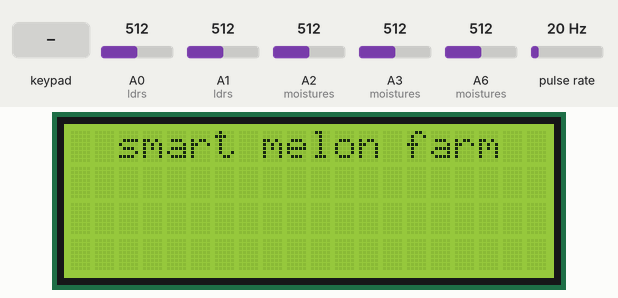
Bench run of a program on a simulated Arduino Nano, built with avr-gcc and run on an emulated ATmega328P. On the bench: 20×4 character LCD. Wiring (inferred from the names in the program): pulse sensor: data pin 2. Inputs (shaded band) come from the test bench; at power-on: pulse rate 20 Hz, A0 (ldrs) = 512, A1 (ldrs) = 512, A2 (moistures) = 512, A3 (moistures) = 512, A6 (moistures) = 512. What the program prints to the serial monitor is not drawn.

Above: at 3.2 s.
3.3 s: pulse rate (sensor on pin 2) set to 4 Hz
At 6.1 s:
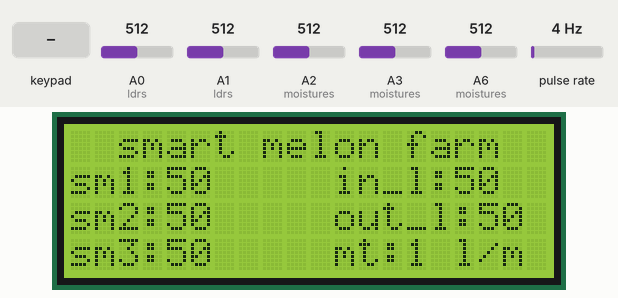
9.3 s: key 'C' pressed
At 10.5 s:
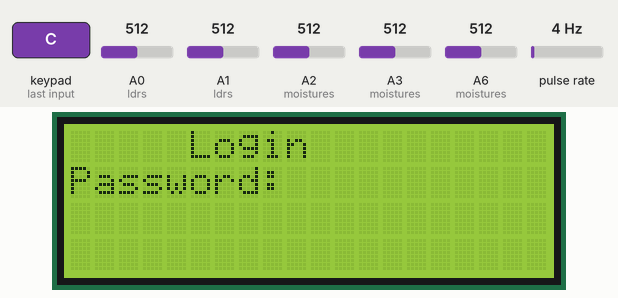
10.8 s: keypad keys 2 0 2 0 0 1 pressed 0.4 s apart
At 14.5 s:
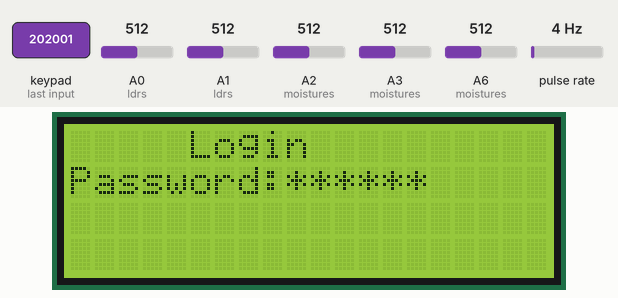
Timing chart, 0 to 15.7 s (numbered marks = the images above; inputs shaded):
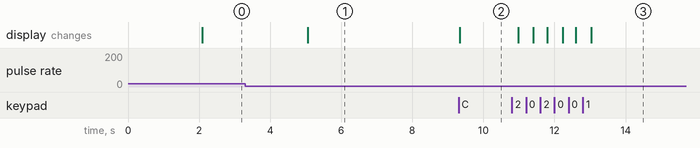

The program:

main.cpp
```cpp
#include <Arduino.h>
#include <Keypad.h>
#include <Wire.h>
#include <LiquidCrystal_I2C.h>
#include <SoftwareSerial.h>
#include <ArduinoJson.h>

#define LDRENVI1 A0
#define LDRENVI2 A1
#define MOISTURE1 A2
#define MOISTURE2 A3
#define MOISTURE3 A6

/*
YF‐ S201 Water Flow Sensor
Water Flow Sensor output processed to read in litres/hour
Adaptation Courtesy: www.hobbytronics.co.uk
*/
volatile int flow_frequency; // Measures flow sensor pulses
// unsigned int l_hour;         // Calculated litres/hour
unsigned int l_min;
unsigned char flowsensor = 2; // Sensor Input
unsigned long cloopTime;

// define keypad row and column
const byte ROWS = 4;
const byte COLS = 4;
char hexaKeys[ROWS][COLS] = {
    {'1', '4', '7', '*'},
    {'2', '5', '8', '0'},
    {'3', '6', '9', '#'},
    {'A', 'B', 'C', 'D'}};
byte rowPins[ROWS] = {12, 11, 10, 9};
byte colPins[COLS] = {8, 7, 6, 5};
Keypad keypad = Keypad(makeKeymap(hexaKeys), rowPins, colPins, ROWS, COLS);
// set the LCD address to 0x27 for a 16 chars and 2 line display
// 0x3F for nano
LiquidCrystal_I2C lcd(0x27, 20, 4);

// Serial pin that sent to esp8266
SoftwareSerial espSerial(3, 4); // TX, RX

float ldrs[] = {LDRENVI1, LDRENVI2};
float moistures[] = {MOISTURE1, MOISTURE2, MOISTURE3};

// initialize LDR sensors array to store read() values
float ldr[2];
float moisture[3];

char modecode = 'A';          // mode input
char password[8];             // password input
char standardcode[6] = "50";  // soil moisture standard number
String cridential = "202001"; // credentilal privacy, set your password here

// Timers auxiliar variables
unsigned long now = millis();
unsigned long lastMeasure = 0;

void flow() // Interrupt function
{
  flow_frequency++;
}

void setup()
{
  pinMode(flowsensor, INPUT);
  digitalWrite(flowsensor, HIGH);   // Optional Internal Pull-Up
  attachInterrupt(0, flow, RISING); // Setup Interrupt
  sei();                            // Enable interrupts
  now = millis();
  cloopTime = now;

  Serial.begin(115200);
  while (!Serial)
    continue;
  espSerial.begin(4800);
  // initialize the lcd.
  lcd.init();
  lcd.backlight();
  // input setup of light sensors
  for (int index = 0; index < 2; index++)
  {
    pinMode(ldrs[index], INPUT);
  }
  // input setup of soil moisture sensors
  for (int index = 0; index < 3; index++)
  {
    pinMode(moistures[index], INPUT);
  }
  delay(2000);
}

void meter()
{
  now = millis();
  // Every second, calculate and print litres/hour
  if (now >= (cloopTime + 1000))
  {
    cloopTime = now; // Updates cloopTime
    // Pulse frequency (Hz) = 7.5Q, Q is flow rate in L/min.
    // l_hour = (flow_frequency * 60 / 7.5); // (Pulse frequency x 60 min) / 7.5Q = flowrate in L/hour
    l_min = (flow_frequency / 7.5);
    flow_frequency = 0; // Reset Counter
  }
  // Serial.print(l_hour, DEC); // Print litres/hour
  // Serial.println(" L/hour");
  // Serial.print(l_min, DEC); // Print litres/hour
  // Serial.print(l_min);
  // Serial.println(" L/minute");
}

void ldrsEnvi()
{
  // Sensor readings may also be up to 2 seconds 'old' (its a very slow sensor)
  for (int index = 0; index < 2; index++)
  {
    ldr[index] = analogRead(ldrs[index]);
    ldr[index] = map(ldr[index], 0, 1023, 0, 100);
  }
}

void moisturesEnvi()
{
  // Sensor readings may also be up to 2 seconds 'old' (its a very slow sensor)
  for (int index = 0; index < 3; index++)
  {
    moisture[index] = analogRead(moistures[index]);
    moisture[index] = map(moisture[index], 0, 1023, 100, 0);
  }
}

void getkey()
{
  char key = keypad.getKey();
  if (key)
  {
    Serial.println(key);
  }

  // when the user presses 'C' on the keypad, him/ her will guide to the login mode
  if (key == 'C')
  {
    lcd.clear();
    key = keypad.getKey();
    lcd.setCursor(5, 0);
    lcd.print("Login");
    lcd.setCursor(0, 1);
    lcd.print("Password:");
    memset(password, 0, sizeof(password)); // clear lastest password
    do
    {
      key = keypad.getKey();
      // numbers are allowed to set for password only
      if (key == '1' || key == '2' || key == '3' || key == '4' || key == '5' || key == '6' || key == '7' || key == '8' || key == '9' || key == '0')
      {
        // password length is required only 6 number
        if (strlen(password) < 6)
        {
          // extent input from keypad to password valiable
          int num = +strlen(password);
          password[num] = key;
          delay(100);
        }
        // print start instead of password as hiden
        switch (strlen(password) + 8)
        {
        case 9:
          lcd.setCursor(9, 1);
          lcd.print('*');
          break;
        case 10:
          lcd.setCursor(10, 1);
          lcd.print('*');
          break;
        case 11:
          lcd.setCursor(11, 1);
          lcd.print('*');
          break;
        case 12:
          lcd.setCursor(12, 1);
          lcd.print('*');
          break;
        case 13:
          lcd.setCursor(13, 1);
          lcd.print('*');
          break;
        case 14:
          lcd.setCursor(14, 1);
          lcd.print('*');
          break;

        default:
          break;
        }
      }
    } while (key != 'B');
    lcd.clear();
  }

  // convert char to string
  String passwordStr(password);
  // login privacy
  if (passwordStr == cridential)
  {
    lcd.clear();
    do
    {
      // select the system mode
      key = keypad.getKey();
      lcd.setCursor(0, 0);
      lcd.print("auto mode: A");
      lcd.setCursor(0, 1);
      lcd.print("manual mode: D");
      lcd.setCursor(0, 2);
      lcd.print("set moisture: C");
      if (key == 'A') // set to automatic mode
      {
        lcd.clear();
        do
        {
          modecode = 'A';
          key = keypad.getKey();
          lcd.setCursor(3, 0);
          lcd.print("smart farm");
          lcd.setCursor(0, 1);
          lcd.print("on auto mode");
        } while (key != 'B');
      }
      else if (key == 'D') // set to manual mode
      {
        lcd.clear();
        do
        {
          modecode = 'M';
          key = keypad.getKey();
          lcd.setCursor(3, 0);
          lcd.print("smart farm");
          lcd.setCursor(0, 1);
          lcd.print("on manual mode");
        } while (key != 'B');
      }
      else if (key == 'C') // set soil moisture standard number
      {
        lcd.clear();
        do
        {
          key = keypad.getKey();
          lcd.setCursor(3, 0);
          lcd.print("smart farm");
          lcd.setCursor(0, 1);
          lcd.print("soil number:");
          lcd.setCursor(12, 1);
          lcd.print(standardcode);

          if (key == '1' || key == '2' || key == '3' || key == '4' || key == '5' || key == '6' || key == '7' || key == '8' || key == '9' || key == '0')
          {
            // standardcode length is required only 2 number
            if (strlen(standardcode) < 2)
            {
              // extent input from keypad to standardcode valiable
              int num = +strlen(standardcode);
              standardcode[num] = key;
              delay(100);
            }
          }
          else if (key == '*')
          {
            memset(standardcode, 0, strlen(standardcode));
            lcd.clear();
          }
        } while (key != 'B');
      }
    } while (key != 'B');
    memset(password, 0, sizeof(password)); // clear lastest password
    lcd.clear();
  }
}

void transfer()
{
  StaticJsonDocument<200> doc;
  doc["light1"] = ldr[0];
  doc["light2"] = ldr[1];

  doc["moisture1"] = moisture[0];
  doc["moisture2"] = moisture[1];
  doc["moisture3"] = moisture[2];

  doc["meter"] = l_min;

  doc["modecode"] = modecode;
  doc["standardcode"] = standardcode;

  serializeJson(doc, espSerial);
}

void monitor()
{
  lcd.setCursor(11, 1);
  lcd.print("in_l:");
  lcd.print((int)ldr[0]);
  lcd.setCursor(11, 2);
  lcd.print("out_l:");
  lcd.print((int)ldr[1]);

  lcd.setCursor(0, 1);
  lcd.print("sm1:");
  lcd.print((int)moisture[0]);
  lcd.setCursor(0, 2);
  lcd.print("sm2:");
  lcd.print((int)moisture[1]);
  lcd.setCursor(0, 3);
  lcd.print("sm3:");
  lcd.print((int)moisture[0]);

  lcd.setCursor(11, 3);
  lcd.print("mt:");
  lcd.print(l_min, DEC);
  lcd.setCursor(16, 3);
  lcd.print("l/m");
}

void loop()
{
  meter();
  getkey();
  ldrsEnvi();
  moisturesEnvi();

  now = millis();
  if (now - lastMeasure > 10000)
  {
    lastMeasure = now;
    transfer();
  }

  if (now - lastMeasure > 5000)
  {
    lastMeasure = now;
    monitor();
  }

  lcd.setCursor(2, 0);
  lcd.print("smart melon farm");


  // Serial.println(ldr[0]);
  // Serial.println(ldr[1]);
}
```

Measured:
- after the input at 3.3 s, the display: changes after 1.8 s (image 1)
- after the input at 9.3 s, the display: changes at once (image 2)
- after the input at 10.8 s, the display: first changes after 0.18 s (image 3 shows a later state)
